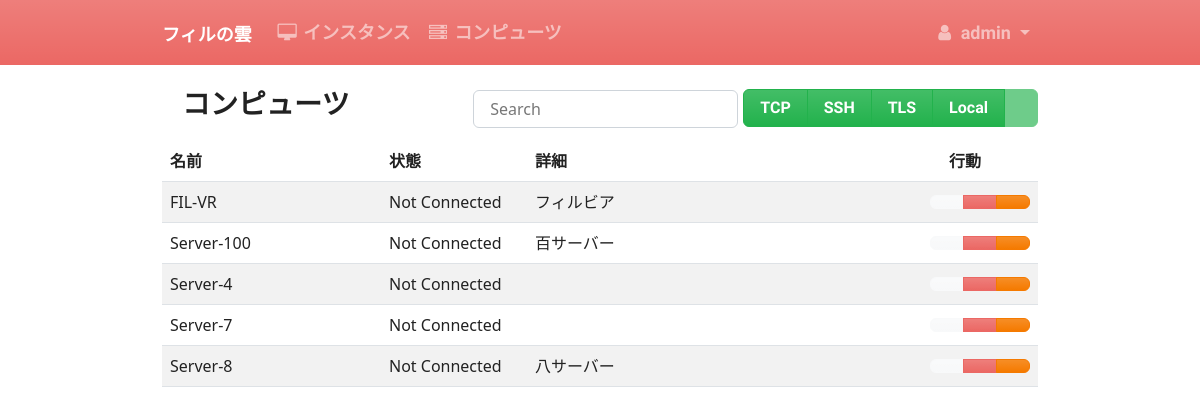
Screenshot of /computes/ (signed in) with the database file from the repository.
### computes/models.py (models this page shows, shortened)
class Compute(Model):
    name = CharField(_("name"), max_length=64, unique=True)
    hostname = CharField(_("hostname"), max_length=64)
    login = CharField(_("login"), max_length=20)
    password = CharField(_("password"), max_length=14, blank=True, null=True)
    details = CharField(_("details"), max_length=64, null=True, blank=True)
    type = IntegerField()
    @cached_property
    def status(self):
        if isinstance(self.connection, virConnect):
            return True
        else:
            return self.connection
    @cached_property
    def connection(self):
        try:
            return connection_manager.get_connection(
                self.hostname,
                self.login,
                self.password,
                self.type,
            )
        except Exception as e:
            return e

### admin/decorators.py (the view)
    def _inner(request, *args, **kwargs):
        if not request.user.is_superuser:
            raise PermissionDenied
        return function(request, *args, **kwargs)

### computes/views.py (called while the page is built)
@superuser_only
def computes(request):
    computes = Compute.objects.filter().order_by("name")
    return render(request, "computes/list.html", {"computes": computes})

### vrtManager/connection.py (called while the page is built, shortened)
    def connect(self):
        self.connection_state_lock.acquire()
        try:
            if not self.connected:
                if self.type == CONN_TCP:
                    self.__connect_tcp()
                elif self.type == CONN_SSH:
                    self.__connect_ssh()
                elif self.type == CONN_TLS:
                    self.__connect_tls()
                elif self.type == CONN_SOCKET:
                    self.__connect_socket()
                else:
                    raise ValueError(f'"{self.type}" is not a valid connection type')
        finally:
            self.connection_state_lock.release()

    @property
    def connected(self):
        try:
            return self.connection is not None and self.connection.isAlive()
        except libvirtError:
            return False

    def __connect_tcp(self):
        flags = [libvirt.VIR_CRED_AUTHNAME, libvirt.VIR_CRED_PASSPHRASE]
        auth = [flags, self.__libvirt_auth_credentials_callback, None]
        uri = f"qemu+tcp://{self.host}/system"
        try:
            self.connection = libvirt.openAuth(uri, auth, 0)
            self.last_error = None
        except libvirtError as e:
            self.last_error = f"Connection Failed: {str(e)}"
            self.connection = None

    def _search_connection(self, host, login, passwd, conn):
        self._connections_lock.acquireRead()
        try:
            if host in self._connections:
                connections = self._connections[host]
                for connection in connections:
                    if connection.login == login and connection.passwd == passwd and connection.type == conn:
                        return connection
        finally:
            self._connections_lock.release()
        return None

### webvirtcloud/common_tags.py (called while the page is built)
@register.simple_tag
def app_active(request, app_name):
    return "active" if request.resolver_match.app_name == app_name else ""

@register.simple_tag
def view_active(request, view_name):
    return "active" if request.resolver_match.view_name == view_name else ""

@register.simple_tag
def class_active(request, pattern):
    return "active" if re.search(pattern, request.path) else ""

### computes/templates/computes/list.html (shortened to what this page needs)
{% extends "base.html" %}
{% load i18n %}
{% load static %}
{% load common_tags %}
{% load icons %}
{% block content %}
<div class="row">
    <div class="col-lg-12">
        {% include 'create_comp_block.html' %}
        {% include 'search_block.html' %}
        <h3 class="page-header">{% trans "コンピューツ" %}</h3>
    </div>
</div>
<div class="row">
    {% if not computes %}
        <div class="col-lg-12">
            <div class="alert alert-warning shadow-sm">
                {% icon 'exclamation-triangle '%} <strong>{% trans "Warning" %}:</strong> {% trans "You don't have any computes" %}
            </div>
        </div>
    {% else %}
        <div class="col-lg-12">
            <table class="table table-striped table-hover sortable-theme-bootstrap" data-sortable>
                <thead>
                    <tr>
                        <th span="col" class="col-sm-3">{% trans "名前" %}</th>
                        <th span="col" class="col-sm-2">{% trans "状態" %}</th>
                        <th span="col" class="col-sm-5">{% trans "詳細" %}</th>
                        <th span="col" class="col-sm-2 text-center">{% trans "行動" %}</th>
                    </tr>
                </thead>
                <tbody class="searchable">
                {% for compute in computes %}
                    <tr>
                        <td class="col-sm-3">
                            {{ compute.name }}
                        </td>
                        <td class="col-sm-2">
                            {% if compute.status is True %}{% trans "接続済み" %}{% else %}{% trans "Not Connected" %}{% endif %}
                        </td>
                        <td class="col-sm-5">
                            {{ compute.details|default:"" }}
                        </td>
                        <td class="col-sm-2">
                            <div class="float-end btn-group">
                                {% if compute.status is True %}
                                    <a class="btn btn-success" title="{%trans "Overview" %}" href="{% url 'overview' compute.id %}">{% icon 'eye' %}</a>
                                {% else %}
                                    <a class="btn btn-light" title="{%trans "Overview" %}">{% icon 'eye' %}</a>
                                {% endif %}
                                <a class="btn btn-primary" title="{%trans "Edit" %}" href="{% url 'compute_update' compute.id %}">{% icon 'pencil' %}</a>
                                <a class="btn btn-danger" title="{%trans "Delete" %}" href="{% url 'compute_delete' compute.id %}">{% icon 'times' %}</a>
                            </div>
                        </td>
                    </tr>
                {% endfor %}
                </tbody>
            </table>
        </div>
    {% endif %}
</div>
{% endblock content %}

### templates/navbar.html (shortened to what this page needs)
{% load i18n %}
{% load icons %}
{% load common_tags %}
<nav class="navbar sticky-top navbar-expand-md navbar-dark bg-primary mb-3" aria-label="Main top navbar">
  <div class="container">
    <a class="navbar-brand" href="{% url 'index' %}">フィルの雲</a>
    <div class="collapse navbar-collapse" id="navbar">
      <ul class="navbar-nav">
        <li class="nav-item {% class_active request '^/instances' %}">
            <a class="nav-link" href="{% url 'instances:index' %}"><i class="fa fa-fw fa-desktop"></i> {% trans "インスタンス" %}</a>
        </li>
        {% if request.user.is_superuser %}
        <li class="nav-item {% class_active request '^/computes' %}">
            <a class="nav-link" href="{% url 'computes' %}"><i class="fa fa-fw fa-server"></i> {% trans "コンピューツ" %}</a>
        </li>
        {% endif %}
      </ul>
      <ul class="navbar-nav ms-auto">
        {% if request.user.is_superuser %}
        <li class="nav-item dropdown {% app_active request 'admin' %}">
          <a class="nav-link" id="administration" href="#" data-bs-toggle="dropdown" aria-haspopup="true" aria-expanded="false">
          </a>
        </li>
        {% endif %}
        <li class="nav-item dropdown {% class_active request '^/accounts' %}">
          <a class="nav-link dropdown-toggle" href="#" id="navbarUserDropdown" data-bs-toggle="dropdown" role="button" aria-expanded="false">
            <i class="fa fa-fw fa-user"></i> {{ request.user.username }}
          </a>
        </li>
      </ul>
    </div>
  </div>
</nav>

### static/css/webvirtcloud.css (style rules this page uses)
body { padding-bottom: 50px; }
.container { max-width: 900px; }
.page-header { margin: 5px 5px 20px 20px; }
.table > tbody > tr > td { vertical-align: middle; }
a { outline: 0; }

### rows the page displays
Compute: name "FIL-VR", details "フィルビア"
Compute: name "Server-100", details "百サーバー"
Compute: name "Server-4"
Compute: name "Server-7"
Compute: name "Server-8", details "八サーバー"

### other values shown
{{ request.user.username }} "admin"
